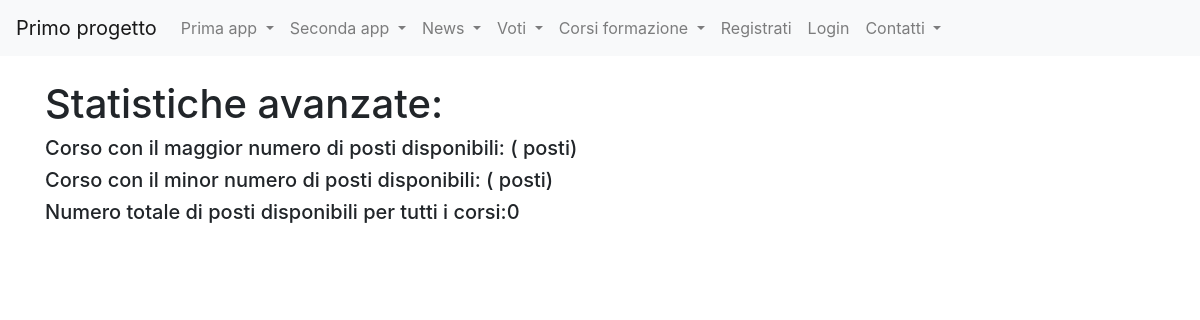
The page /corsi_formazione/view_f on the database as committed earlier.
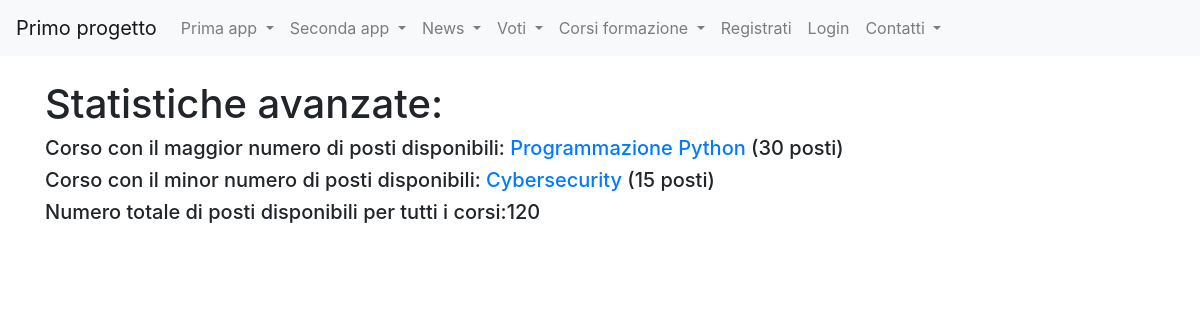
The same page on the database as committed later.
### corsi_formazione/models.py (models this page shows, shortened)
class Corso(models.Model):
    titolo=models.CharField(max_length=20)
    descrizione=models.TextField()
    data_inizio=models.DateField(default=datetime.now(),blank=True)
    data_fine=models.DateField(default=datetime.now(),blank=True)
    posti_disponibili=models.IntegerField(default=0)
    class Meta:
        verbose_name = "Corso"
        verbose_name_plural = "Corsi"

### corsi_formazione/views.py (the view)
# urls.py: path('view_f',view_f, name="view_f"),
def view_f(request):
    corsoMax=Corso.objects.order_by('-posti_disponibili').first()
    corsoMin=Corso.objects.order_by('posti_disponibili').first()
    elenco_corsi=Corso.objects.all()
    tot=0
    for corso in elenco_corsi:
        tot+=corso.posti_disponibili
    context={"corsoMax":corsoMax,"corsoMin":corsoMin,"totPosti":tot}
    return render(request,"view_f.html",context)

### corsi_formazione/templates/view_f.html (shortened to what this page needs)
{%extends "base.html"%}
{%block content%}
    <h1>Statistiche avanzate: </h1>
    <h5>Corso con il maggior numero di posti disponibili: <a href="/corsi_formazione/view_b/{{corsoMax.id}}">{{corsoMax.titolo}}</a> ({{corsoMax.posti_disponibili}} posti)</h5>
    <h5>Corso con il minor numero di posti disponibili: <a href="/corsi_formazione/view_b/{{corsoMin.id}}">{{corsoMin.titolo}}</a> ({{corsoMin.posti_disponibili}} posti)</h5>
    <h5>Numero totale di posti disponibili per tutti i corsi:{{totPosti}}</h5>
{%endblock content%}

Rows that differ between the two databases and show on the page:
added Corso: titolo "Programmazione Python", posti_disponibili "30"
added Corso: titolo "Cybersecurity", posti_disponibili "15"
Other text that changed with them:
{{ totPosti }}: "0" → "120"
